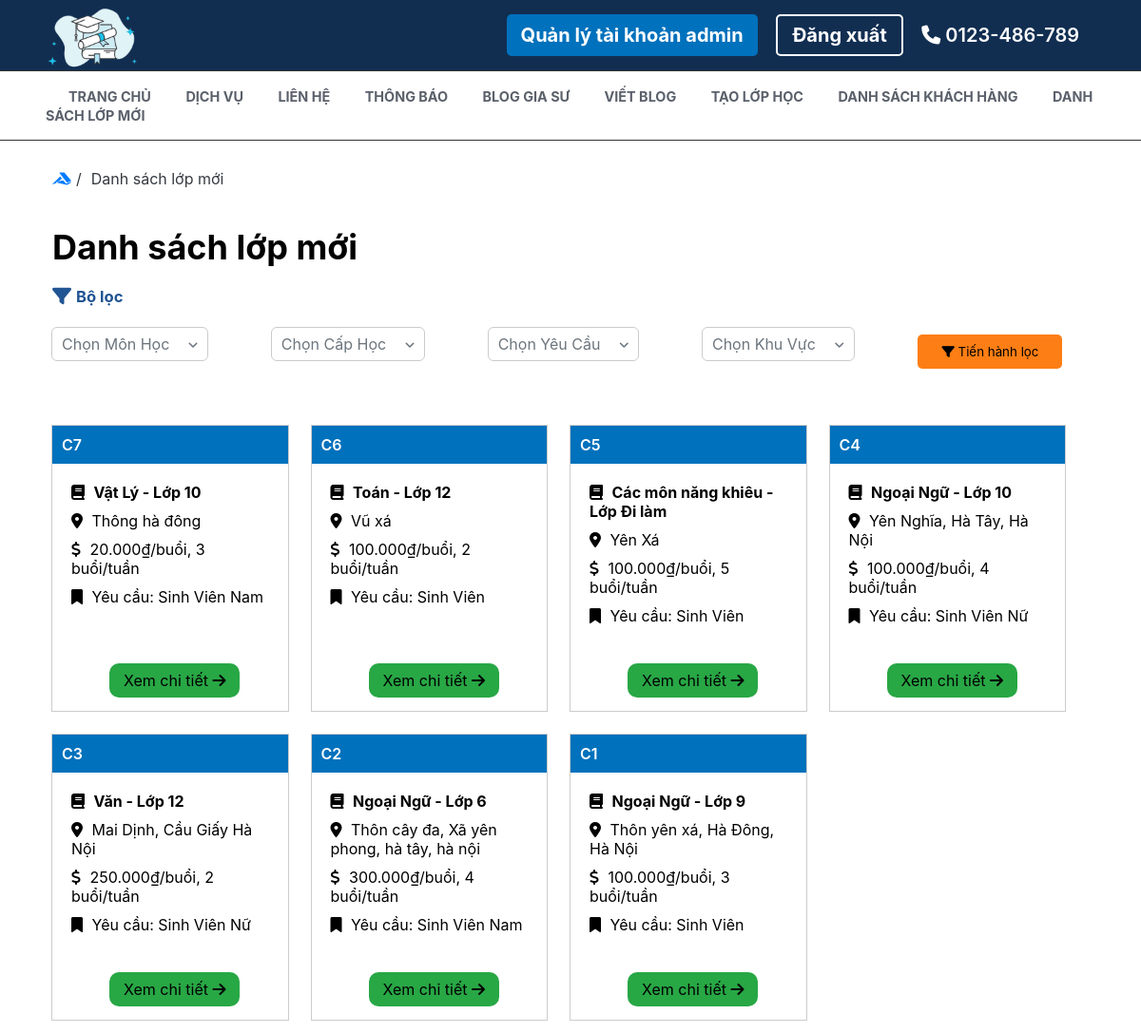
The page /extra_class/class_list (signed in) on the database its author committed.
### tables this page shows
CREATE TABLE `post_class` (
  `id` bigint(20) NOT NULL,
  `user_id` bigint(20) NOT NULL,
  `subject_id` tinyint(4) NOT NULL,
  `lever` tinyint(4) NOT NULL,
  `location` varchar(250) NOT NULL,
  `gender` tinyint(1) NOT NULL,
  `day_in_week` int(11) NOT NULL,
  `description` text NOT NULL,
  `price` int(11) NOT NULL,
  `created_at` timestamp NOT NULL DEFAULT CURRENT_TIMESTAMP,
  `status` tinyint(1) NOT NULL DEFAULT '1'
);

CREATE TABLE `subject` (
  `id` tinyint(4) NOT NULL,
  `name` varchar(50) NOT NULL
);

### src/core/Controllers.php (called while the page is built, shortened)
<?php
    class Controllers{
        protected function view($template,$view,$name_page,$data=[]){
            $actual_link = $this->getUrl();
            require_once "./src/views/template/". $template .".php";
        }
        protected function getUrl(){
            if ("$_SERVER[HTTP_HOST]" == "localhost"){
                return "/trung-tam-gia-su";
            }
            return "http://$_SERVER[HTTP_HOST]";
        }
    }
?>

### src/controllers/extra_class.php (called while the page is built, shortened)
<?php
class extra_class extends Controllers{
    public function class_list(){
        $model      = $this->model("postClassModels");
        $newClass   = $model->selectValues();
        $model      = $this->model("subjectModels");
        $subject    = $model->getAllValues();
        $this->view("tutor","tutor/newClassList","Danh sách lớp",[$newClass, $subject]);
    }
}

### src/core/App.php (called while the page is built, shortened)
<?php
class App{
    private $url = [];
    private $controller = "home";
    private $action = "read";
    function __construct() {
        $this->route = $this->url?array_values($this->url):[];
        call_user_func([$this->controller, $this->action], $this->route);
    }
    public function ConvertUrl(){
        if(isset($_GET['url'])){
            $this->url = explode("/", trim($_GET['url']));
        }
    }
    public function getController(){
        if (isset($this->url[0])){
            if (file_exists("./src/controllers/". strtolower($this->url[0]) .".php")){
                $this->controller = strtolower($this->url[0]);
            }else{
                $this->controller = "home";
            }
        }
        $this->controller = new $this->controller;
    }
    public function getAction(){
        if (isset($this->url[1])){
            if (method_exists($this->controller, strtolower($this->url[1]))){
                $this->action = strtolower($this->url[1]);
            }else{
                $this->action = "errors";
            }
        }
    }
}
?>

### index.php (called while the page is built, shortened)
<?php
    $app = new App();
?>

### src/core/ConnectDB.php (called while the page is built, shortened)
<?php
    class ConnectDB{
        private $hostname = 'localhost';
        private $user = 'root';
        private $password = '';
        private $nameDB = 'web_gia_su';
        function __construct(){
            $this->connection = mysqli_connect("$this->hostname","$this->user","$this->password","$this->nameDB");
        }
    }
?>

### src/models/postClassModels.php (called while the page is built, shortened)
<?php
class postClassModels extends ConnectDB{
    function selectValues(){
        $sql = "SELECT `post_class`.*, `subject`.`name` FROM `post_class` INNER JOIN `subject` ON `post_class`.`subject_id` = `subject`.`id` ORDER BY `post_class`.`created_at` DESC";
        $subJect = mysqli_query($this->connection,$sql);
        return $subJect;
    }
}

### src/views/content/tutor/newClassList.php (the view, shortened to what this page needs)
<link rel="stylesheet" href="<?php echo $actual_link ?>/public/css/class_list.css">
<section class="container-main">
        <div class="container">
            <nav>
                <ol class="my-home">
                    <li class="breadcumb-item">
                        <a href="<?php echo $actual_link?>/home/read"><i class="fa-brands fa-accusoft"></i></a>
                    </li>
                    <span>/</span>
                    <li class="breadcumb-item">
                        <span>Danh sách lớp mới</span>
                    </li>
                </ol>
            </nav>
        </div>
        <div class="head-text">
            <div class="text-heading">
                <h1>Danh sách lớp mới</h1>
            </div>
        </div>
        <div class="filter">
            <div class="title">
                <i class="fa-solid fa-filter"></i>
                <h5>Bộ lọc</h5>
            </div>
            <form class="filter-group" method="post" action="<?php echo $actual_link?>/extra_class/find_class">
                <li class="filter-item">
                    <span class="item-text-head">Chọn môn học <i class="fa-solid fa-angle-down"></i></span>
                </li>
                <li class="filter-item">
                    <span class="item-text-head">Chọn cấp học <i class="fa-solid fa-angle-down"></i></span>
                </li>
                <li class="filter-item">
                    <span class="item-text-head">Chọn yêu cầu <i class="fa-solid fa-angle-down"></i></span>
                </li>
                <li class="filter-item">
                    <span class="item-text-head">Chọn khu vực <i class="fa-solid fa-angle-down"></i></span>
                </li>
                <li class="filter-btn">
                    <button type="submit">
                        <i class="fa-solid fa-filter"></i>
                        <span>Tiến hành lọc</span>
                    </button>
                </li>
            </form>
        </div>
        <div class="class-group">
            <?php foreach ($data[0] as $newClass) { ?>
                <div class="class-item-box">
                    <div class="class-code">C<?php echo $newClass['id']?></div>
                    <div class="container-class">
                        <p class="class-grade">
                            <i class="fa-solid fa-book"></i>
                            <b><?php echo $newClass['name']?> - Lớp
                                <?php if ($newClass['lever'] == 14){
                                    echo "Đi làm";
                                }else if($newClass['lever'] == 13){
                                    echo "Đại học";
                                }else{
                                    echo $newClass['lever'];
                                } ?>
                            </b>
                        </p>
                        <p class="class-location">
                            <i class="fa-solid fa-location-dot"></i>
                            <?php echo $newClass['location']?>
                        </p>
                        <p class="class-fee">
                            <i class="fa-solid fa-dollar-sign"></i>
                            <?php echo number_format($newClass['price'], 0, '', '.')?>₫/buổi,
                            <?php echo $newClass['day_in_week']?> buổi/tuần
                        </p>
                        <p class="class-ask">
                            <i class="fa-solid fa-bookmark"></i>
                            Yêu cầu: <?php
                            if ($newClass['gender'] == 0){
                                echo "Sinh Viên";
                            }else if ($newClass['gender'] == 1){
                                echo "Sinh Viên Nam";
                            }else if ($newClass['gender'] == 2){
                                echo "Sinh Viên Nữ";
                            }
                            ?>
                        </p>
                        <a href="<?php echo $actual_link?>/extra_class/view_class/<?php echo $newClass['id']?>" class="class-detail-btn">
                            Xem chi tiết
                            <i class="fa-solid fa-arrow-right"></i>
                        </a>
                    </div>
                </div>
            <?php } ?>
        </div>
    </section>

### public/css/class_list.css (style rules this page uses)
* { font-family :-apple-system,BlinkMacSystemFont,"Segoe UI",Roboto,"Helvetica Neue",Arial,sans-serif,"Apple Color Emoji","Segoe UI Emoji","Segoe UI Symbol"; margin: 0; padding: 0; box-sizing: border-box; outline: none; border: 0; text-decoration: none; list-style: none; transition: all .3s ease; max-width: 100%; }
html { scroll-behavior: smooth; }
:root { --main-color: #be9c79; --black-color: #333; --white-color: #fff; --light-color: #666; --border-color: .1rem solid var(--black-color); --box-shadow: 0 .5rem 1rem rgba(0,0,0,.1); --border-color: .1rem solid var(--black-color); --white-color: #fff; --blue-head: #112e51; --blue: #007bff; --pink: #e83e8c; --red: #dc3545; --orange: #fd7e14; --yellow: #ffc107; --green: #28a745; --teal: #20c997; --cyan: #17a2b8; --white: #fff; --gray: #6c757d; --gray-dark: #343a40; --primary: #0071bc; --secondary: #6c757d; --success: #28a745; --info: #17a2b8; --warning: #ffc107; --danger: #dc3545; --light: #f8f9fa; --dark: #343a40; --black: #212529; --color-text: #5b616b; --font-family-sans-serif: -apple-system,BlinkMacSystemFont,"Segoe UI",Roboto,"Helvetica Neue",Arial,sans-serif,"Apple Color Emoji","Segoe UI Emoji","Segoe UI Symbol"; --font-family-monospace: SFMono-Regular,Menlo,Monaco,Consolas,"Liberation Mono","Courier New",monospace; }
.container-main { min-height: 100vh; max-width: 100%; padding-right: 15px; padding-left: 15px; margin-left: auto; margin-right: auto; }
.container { max-width: 100%; }
.container .my-home { display: flex; color: var(--dark); padding: 30px; margin-left: 10px; }
.container .my-home span { margin:0 5px; }
.container .my-home a { color: var(--blue); }
.head-text { display: flex; }
.head-text .text-heading { position: relative; padding: 10px; margin-left: 30px; font-size: 24px; }
.filter .title { display: flex; align-items: center; padding: 10px; color: #205493; font-size: 20px; }
.filter .title i { margin-right: 5px; margin-left: 30px; }
.filter .filter-group { text-transform: capitalize; padding: 20px; margin-left: 20px; display: grid; grid-template-columns: auto auto auto auto auto; width: 100%; }
.filter .filter-group .filter-item .item-text-head { border-radius: 5px; color: #6c757d; outline: 1px solid #ccc; padding: 7px 10px; cursor: pointer; }
.filter .filter-group .filter-item .item-text-head i { margin-left: 15px; font-size: 12px; }
.filter .filter-group .filter-btn button { position: relative; top: 0; cursor: pointer; background-color: var(--orange); max-height: 40px; padding: 10px 25px; text-align: center; border-radius: 5px; justify-items: center; }
.class-group { display: grid; grid-template-columns: 25% 25% 25% 25%; padding: 40px; max-width: 100%; align-items: center; text-align: left; flex-wrap: wrap; justify-content: space-between; }
.class-group .class-item-box { outline: 1px solid #ccc; margin-right: 25px; height: 300px; position: relative; margin-bottom: 25px; }
.class-group .class-item-box .class-code { padding: 10px; background-color: #0071bc; color: var(--white); font-weight: 600; }
.class-group .class-item-box .container-class { padding: 20px; }
.class-group .class-item-box .class-grade, .class-group .class-item-box .class-location, .class-group .class-item-box .class-fee, .class-group .class-item-box .class-ask { margin-bottom: 10px; }
.class-group .class-item-box .class-grade i, .class-group .class-item-box .class-location i, .class-group .class-item-box .class-fee i, .class-group .class-item-box .class-ask i { margin-right: 5px; }
.class-group .class-item-box .class-detail-btn { background-color: var(--green); width: fit-content; color: black; top: 250px; left: 60px; position: absolute; padding: 8px 15px; border-radius: 10px; }

### rows shown on the page
post_class: id "7", subject.name "Vật Lý", lever "10", location "Thông hà đông", price "20.000", day_in_week "3", gender "Sinh Viên Nam"
post_class: id "6", subject.name "Toán", lever "12", location "Vũ xá", price "100.000", day_in_week "2", gender "Sinh Viên"
post_class: id "5", subject.name "Các môn năng khiêu", lever "Đi làm", location "Yên Xá", price "100.000", day_in_week "5", gender "Sinh Viên"
post_class: id "4", subject.name "Ngoại Ngữ", lever "10", location "Yên Nghĩa, Hà Tây, Hà Nội", price "100.000", day_in_week "4", gender "Sinh Viên Nữ"
post_class: id "3", subject.name "Văn", lever "12", location "Mai Dịnh, Cầu Giấy Hà Nội", price "250.000", day_in_week "2", gender "Sinh Viên Nữ"
post_class: id "2", subject.name "Ngoại Ngữ", lever "6", location "Thôn cây đa, Xã yên phong, hà tây, hà nội", price "300.000", day_in_week "4", gender "Sinh Viên Nam"
post_class: id "1", subject.name "Ngoại Ngữ", lever "9", location "Thôn yên xá, Hà Đông, Hà Nội", price "100.000", day_in_week "3", gender "Sinh Viên"
